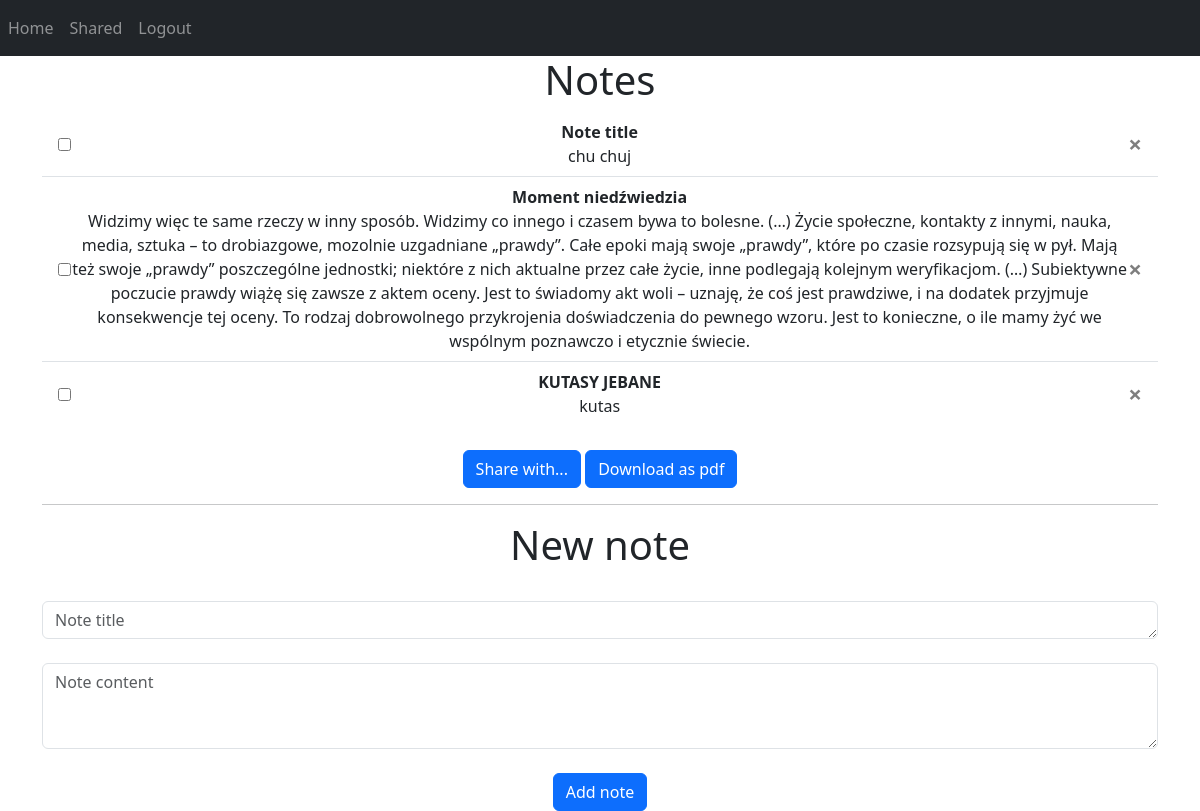
Screenshot of / (signed in) with the database file from the repository.
### webside/models.py (models this page shows)
class Note(db.Model):
    id = db.Column(db.Integer, primary_key=True)
    title = db.Column(db.String(50))
    data = db.Column(db.String(10000))
    date = db.Column(db.DateTime(timezone=True), default=func.now())
    user_id = db.Column(db.Integer, db.ForeignKey('user.id'))
    shared_with = db.relationship('User', secondary=shared_notes, backref=db.backref('shared_notes', lazy='dynamic'))

### webside/views.py (the view, shortened to what this page needs)
@views.route('/', methods=['GET', 'POST'])
@login_required
def home():
    return render_template("home.html", user=current_user)

### webside/__init__.py (called while the page is built)
def create_app():
    app = Flask(__name__)
    app.config['SECRET_KEY'] = 'jakby dupa miala zeby to co by powiedziala'
    app.config['SQLALCHEMY_DATABASE_URI'] = f'sqlite:///{DB_NAME}'
    db.init_app(app)
    from .views import views
    from .auth import auth
    app.register_blueprint(views, url_prefix='/')
    app.register_blueprint(auth, url_prefix='/')
    from .models import User, Note
    with app.app_context():
        create_database()
    login_manager = LoginManager()
    login_manager.login_view = 'auth.login'
    login_manager.init_app(app)
    @login_manager.user_loader
    def load_user(id):
        return User.query.get(int(id))
    return app

### webside/templates/home.html (shortened to what this page needs)
{% extends "base.html" %}
{% block content %}
{% if user.notes %}
<h1 align="center">Notes</h1>
<form id="notesForm" method="POST">
    <ul class="list-group list-group-flush" id="notes">
    {% for note in user.notes %}
    <li class="list-group-item">
        <div style="display: flex; justify-content: space-between; align-items: center;">
            <div style="display: flex; flex-direction: column;">
                <input type="checkbox" value="{{ note.id }}" name="selected_notes[]">
            </div>
            <div style="flex: 1; text-align: center;">
                <b>{{ note.title }}</b>
                <br>
                {{ note.data }}
            </div>
            <div>
                <button type="submit" class="close" formaction="/note/{{ note.id }}/delete/">
                    <span area-hidden="true">&times;</span>
                </button>
            </div>
        </div>
    </li>
    {% endfor %}
    </ul>
    <br>
    <div align="center">
        <button type="button" class="btn btn-primary" data-bs-toggle="modal" data-bs-target="#shareModal">
            Share with...
        </button>
        <button type="submit" class="btn btn-primary" formaction="/download-note/">
            Download as pdf
        </button>
    </div>
</form>
<hr>
{% endif %}
<h1 align="center">New note</h1>
<br/>
<form method="POST">
    <textarea name="title" id="title" class="form-control" rows="1" placeholder="Note title"></textarea>
    <br/>
    <textarea name="note" id="note" class="form-control" rows="3" placeholder="Note content"></textarea>
    <br/>
    <div align="center">
        <button type="submit" class="btn btn-primary">Add note</button>
    </div>
</form>
{% endblock %}

### webside/templates/base.html (shortened to what this page needs)
<!DOCTYPE html>
<html>
    <head>
        <link
            rel="stylesheet"
            href="https://stackpath.bootstrapcdn.com/bootstrap/4.4.1/css/bootstrap.min.css"
/>
        <link
            rel="stylesheet"
            href="https://stackpath.bootstrapcdn.com/font-awesome/4.7.0/css/font-awesome.min.css"
/>
        <link href="https://cdn.jsdelivr.net/npm/bootstrap@5.3.0-alpha1/dist/css/bootstrap.min.css" rel="stylesheet">
    </head>
    <body>
        <nav class="navbar navbar-expand-lg navbar-dark bg-dark">
            <div class="collapse navbar-collapse" id="navbar">
                <div class="navbar-nav">
                    {% if user.is_authenticated %}
                    <a class="nav-item nav-link" id="home" href="/">Home</a>
                    <a class="nav-item nav-link" id="shared" href="/shared">Shared</a>
                    <a class="nav-item nav-link" id="logout" href="/logout">Logout</a>
                    {% else %}
                    <a class="nav-item nav-link" id="login" href="/login">Login</a>
                    <a class="nav-item nav-link" id="signUp" href="/sign-up">Sign up</a>
                    {% endif %}
                </div></div></nav>
        <div class="container">
            {% block content %}{% endblock %}
        </div>
    </body>
</html>

### rows the page displays
Note: title "Note title", data "chu chuj"
Note: title "Moment niedźwiedzia", data "Widzimy więc te same rzeczy w inny sposób. Widzimy co innego i czasem bywa to bolesne. (…) Życie społeczne, kontakty z innymi, nauka, media, sztuka – to drobiazgowe, mozolnie uzgadniane „prawdy”. Całe epoki mają swoje „prawdy”, które po czasie rozsypują się w pył. Mają też swoje „prawdy” poszczególne jednostki; niektóre z nich aktualne przez całe życie, inne podlegają kolejnym weryfikacjom. (…) Subiektywne poczucie prawdy wiążę się zawsze z aktem oceny. Jest to świadomy akt woli – uznaję, że coś jest prawdziwe, i na dodatek przyjmuje konsekwencje tej oceny. To rodzaj dobrowolnego przykrojenia doświadczenia do pewnego wzoru. Jest to konieczne, o ile mamy żyć we wspólnym poznawczo i etycznie…"
Note: title "KUTASY JEBANE", data "kutas"
